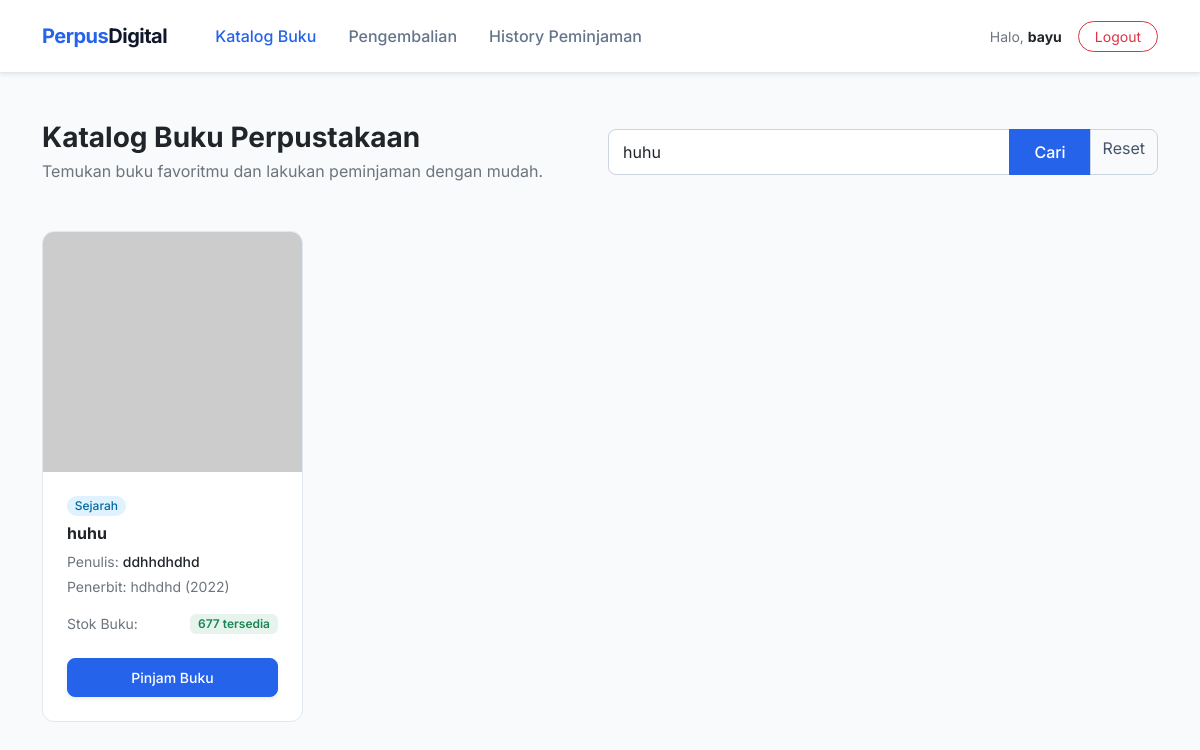
The page /view/view_user/v_Dashboard_user.php?cari=huhu (signed in) on the database as committed earlier.
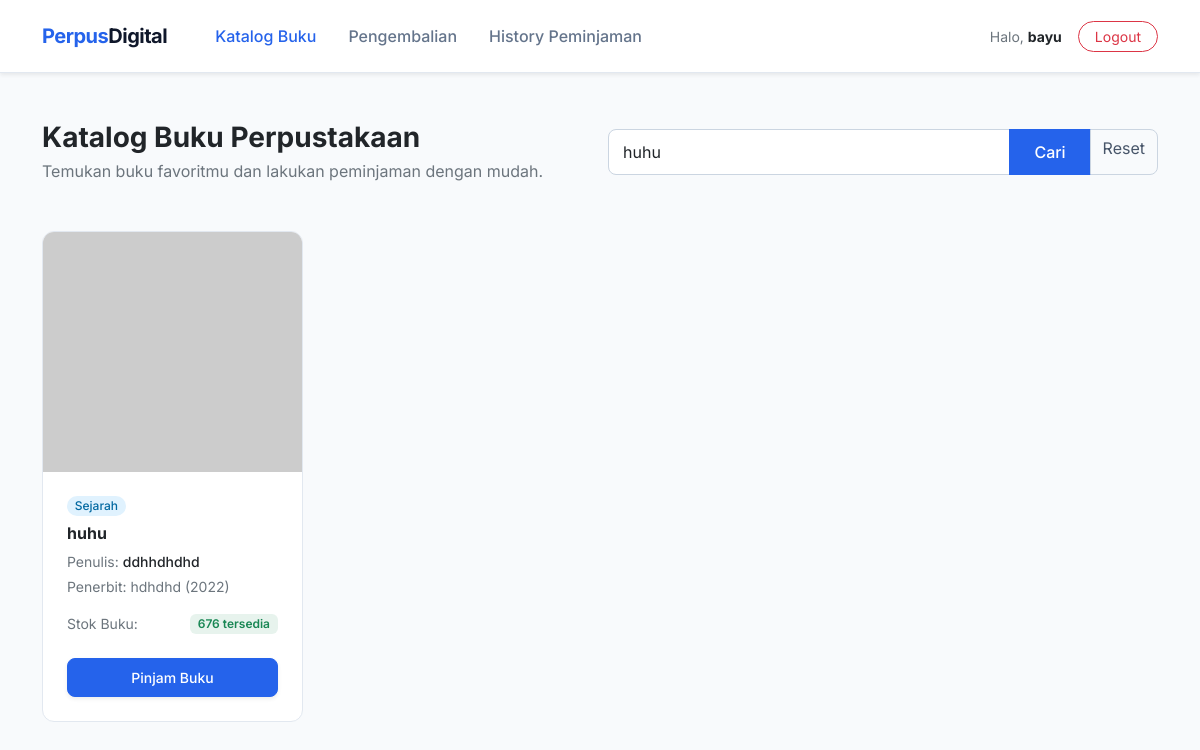
The same page on the database as committed later.
### tables this page shows
CREATE TABLE `buku` (
  `id_buku` int(11) NOT NULL,
  `judul` varchar(150) NOT NULL,
  `penulis` varchar(100) NOT NULL,
  `penerbit` varchar(100) NOT NULL,
  `tahun_terbit` year(4) NOT NULL,
  `kategori` varchar(20) NOT NULL,
  `stok` int(5) NOT NULL,
  `foto` varchar(100) NOT NULL
);

### view/view_user/v_Dashboard_user.php (the view, shortened to what the changed rows need)
<?php
$db = new Koneksi();
$koneksi = $db->koneksi;
$keyword = isset($_GET['cari']) ? mysqli_real_escape_string($koneksi, $_GET['cari']) : '';
if ($keyword != '') {
    $sql = "SELECT * FROM buku WHERE judul LIKE '%$keyword%' OR penulis LIKE '%$keyword%' OR kategori LIKE '%$keyword%' ORDER BY id_buku DESC";
} else {
    $sql = "SELECT * FROM buku ORDER BY id_buku DESC";
}
$result = $koneksi->query($sql);
?>
<!DOCTYPE html>
<html lang="id">
<head>
    <link href="https://cdn.jsdelivr.net/npm/bootstrap@5.3.0/dist/css/bootstrap.min.css" rel="stylesheet">
</head>
<body>
<div class="container mt-5 mb-5">
    <div class="row g-4">
        <?php
        if ($result && $result->num_rows > 0) {
            while ($row = $result->fetch_assoc()) {
                $nama_file_foto = trim($row['foto']);
                $is_valid_image = (!empty($nama_file_foto) && !is_numeric($nama_file_foto) && (preg_match('/\.(jpg|jpeg|png|webp)$/i', $nama_file_foto)));
                $path_relatif = '../../asset/img/' . $nama_file_foto;
                if ($is_valid_image && file_exists($path_relatif)) {
                    $foto = $path_relatif;
                } else {
                    $foto = 'https://via.placeholder.com/150x220?text=No+Cover';
                }
        ?>
            <div class="col-xl-3 col-lg-4 col-md-6">
                <div class="card h-100">
                    <div style="height: 240px; overflow: hidden; background-color: #f8fafc;" class="text-center position-relative">
                        <img src="<?= htmlspecialchars($foto); ?>" class="w-100 h-100" alt="Cover Buku" style="object-fit: cover;">
                    </div>
                    <div class="card-body d-flex flex-column p-4">
                        <span class="badge badge-kategori mb-2 align-self-start px-2.5 py-1.5 rounded-pill small"><?= htmlspecialchars($row['kategori']); ?></span>
                        <h5 class="card-title fs-6 fw-bold text-dark text-truncate mb-2" title="<?= htmlspecialchars($row['judul']); ?>"><?= htmlspecialchars($row['judul']); ?></h5>
                        <p class="card-text text-secondary small mb-1">Penulis: <span class="text-dark fw-medium"><?= htmlspecialchars($row['penulis']); ?></span></p>
                        <p class="card-text text-secondary small mb-3">Penerbit: <?= htmlspecialchars($row['penerbit']); ?> (<?= $row['tahun_terbit']; ?>)</p>
                        <div class="d-flex justify-content-between align-items-center mb-3">
                            <span class="small text-secondary">Stok Buku:</span>
                            <?php if ($row['stok'] > 0): ?>
                                <span class="badge bg-success bg-opacity-10 text-success px-2 py-1 small fw-semibold"><?= $row['stok']; ?> tersedia</span>
                            <?php else: ?>
                                <span class="badge bg-danger bg-opacity-10 text-danger px-2 py-1 small fw-semibold">Habis</span>
                            <?php endif; ?>
                        </div>
                        <div class="mt-auto pt-2">
                            <?php if ($row['stok'] > 0): ?>
                                <button type="button"
                                        class="btn btn-custom-primary w-100 btn-sm py-2 shadow-sm"
                                        data-bs-toggle="modal"
                                        data-bs-target="#modalPinjam<?= $row['id_buku']; ?>">
                                    Pinjam Buku
                                </button>
                            <?php else: ?>
                                <button class="btn btn-light text-muted w-100 btn-sm py-2 border" disabled>Stok Habis</button>
                            <?php endif; ?>
                        </div>
                    </div>
                </div>
            </div>
        <?php
            }
        } ?>
    </div>
</div>
</body>
</html>

Rows that differ between the two databases and show on the page:
changed buku "huhu": stok "677" → "676"
